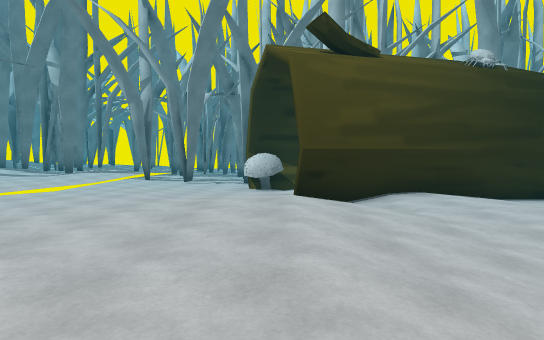
View 1 (above)

24 first-person views from a walk through a Unity game level. The camera is 1.4 m above the floor, tilts 2° down and sees 75° across. The floor is counted in squares, 2 m on a side. Each view is taken from the middle of a square. On the plan, view 1 faces up. The plan holds only what a view shows up to about 11 squares ahead; the rest is blank. The place goes on beyond the plan. The player character is not drawn.

View 2
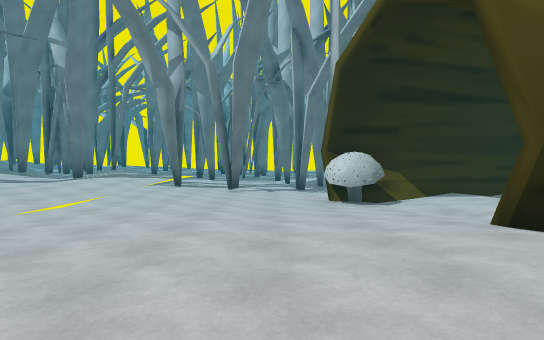

View 3
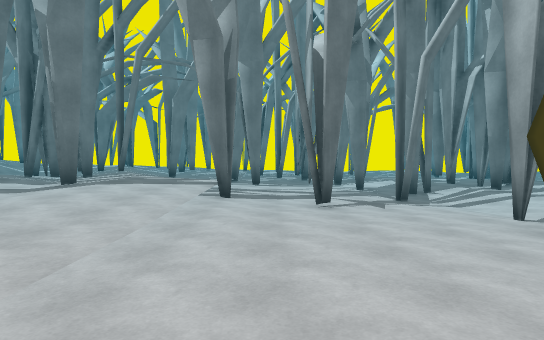

View 4
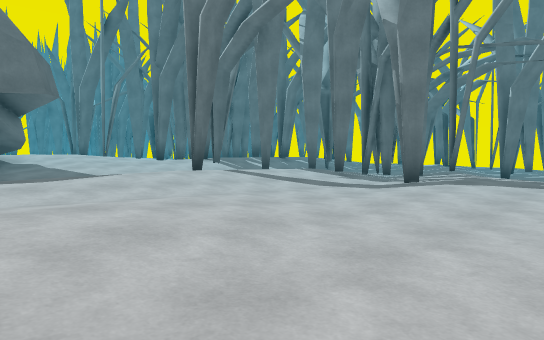

View 5
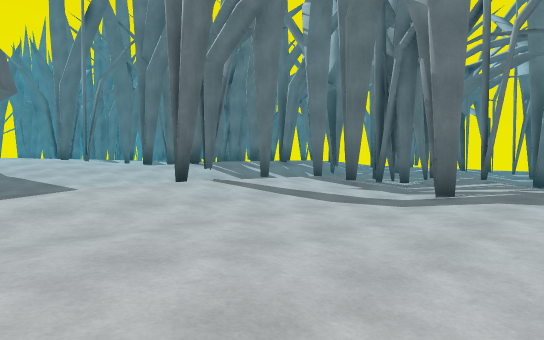

View 6
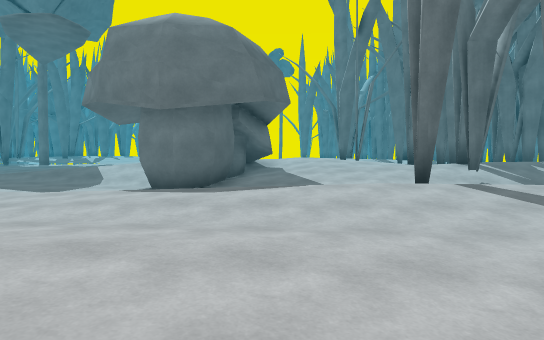

View 7
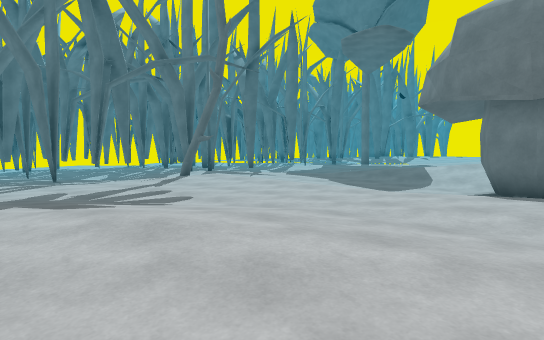

View 8
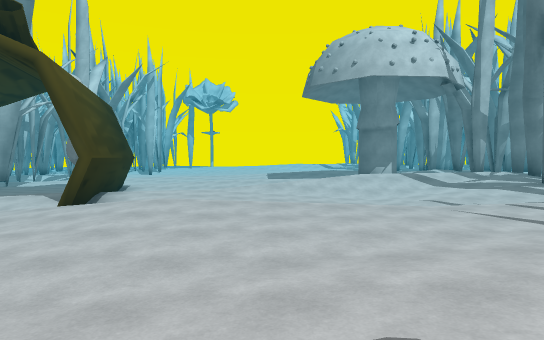

View 9
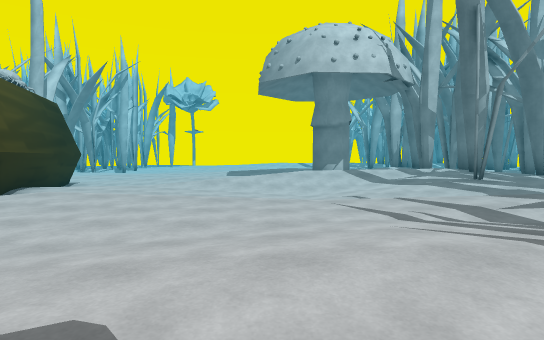

View 10
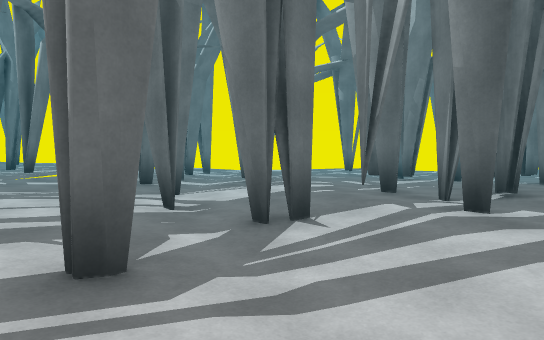

View 11
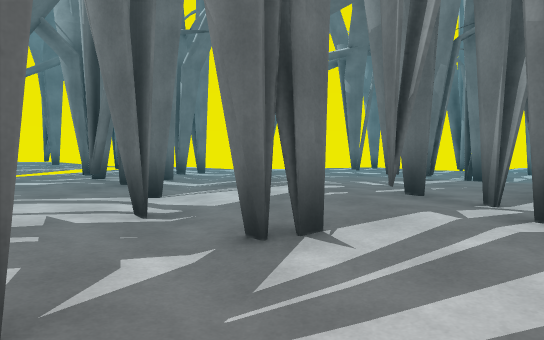

View 12
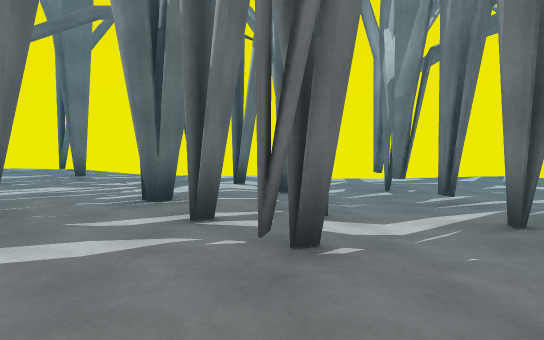

View 13
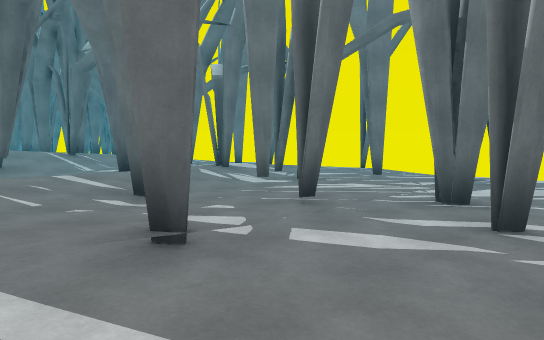

View 14
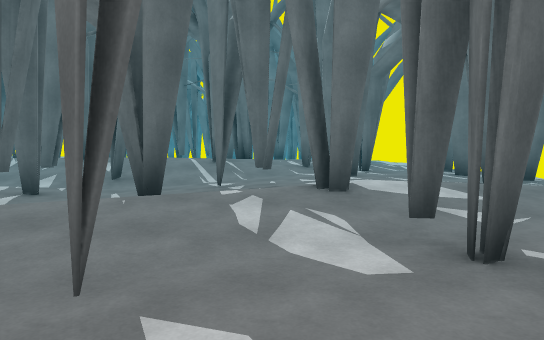

View 15
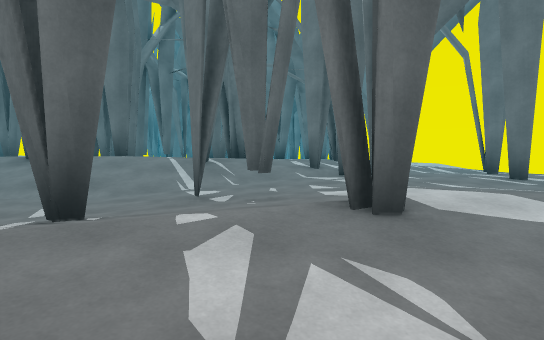

View 16
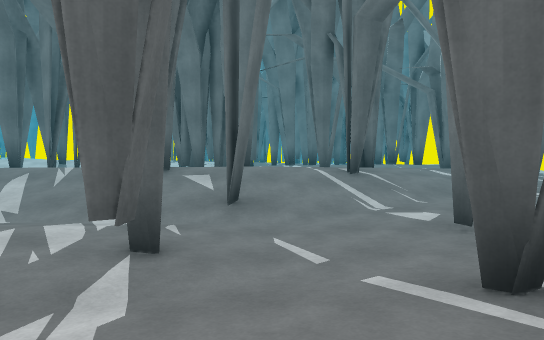

View 17
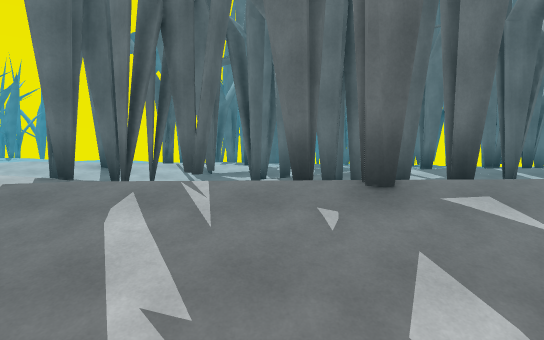

View 18
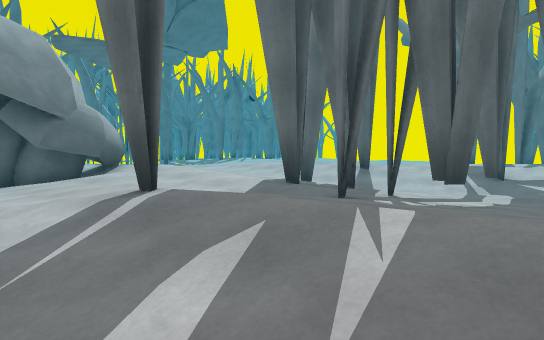

View 19
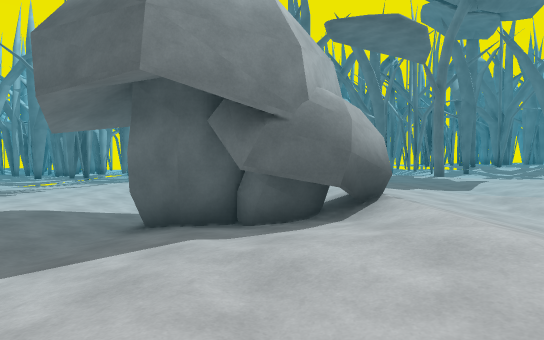

View 20
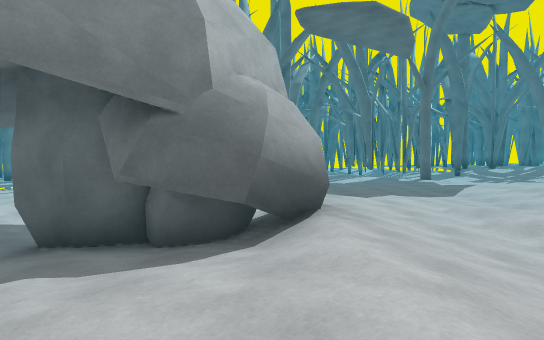

View 21
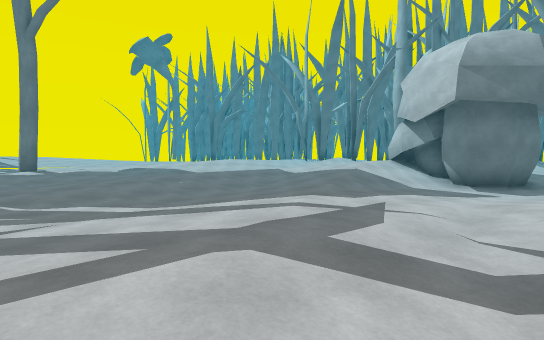

View 22
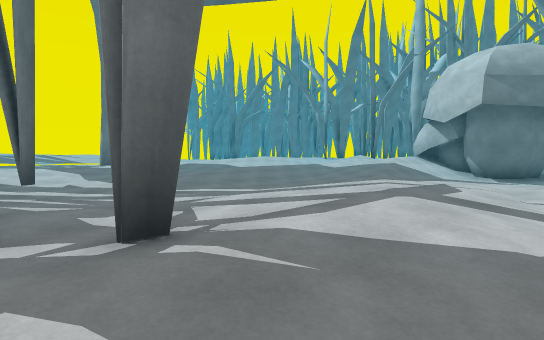

View 23
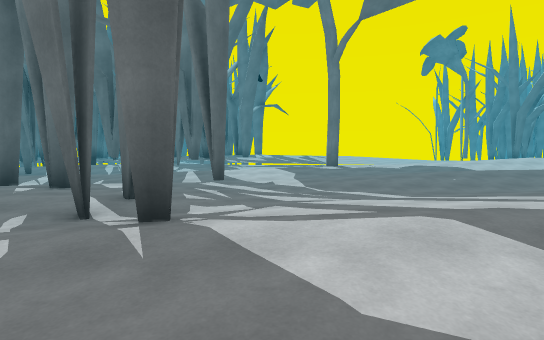

View 24
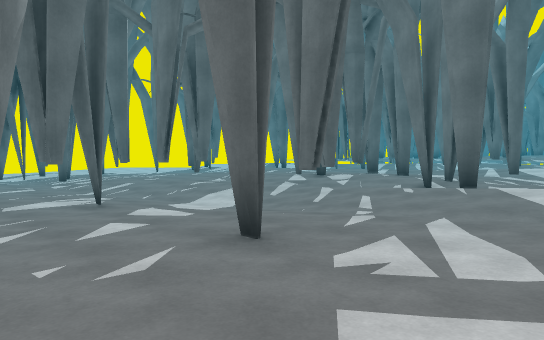

### Floor plan
Key: @ floor where view 1 was taken; # wall or solid block; x gap in a wall; . main floor; : floor 0.25 m higher than the main floor; - floor 0.25 m lower than the main floor; + floor 0.5 m higher than the main floor; _ floor 0.5 m lower than the main floor; * floor 0.75 m higher than the main floor; < floor 0.75 m lower than the main floor; % floor 1 m higher than the main floor; ( floor 1 m lower than the main floor; ! floor 1.25 m lower than the main floor; / step, stairs or slope; O other object.
Columns run from 22 left of view 1 to 6 right of it. Each row starts with its distance up from view 1.
 29     :.:     --___    <<<<<<
 28     ::#.... -#___<_  <<<<<<
 27     +:::..#.---__ _< <#<<<<
 26       x#....-_-#_<_< <<<<(
 25      +:##.:.-____<_#((<<<(
 24 *+   *#:...#-#___<_<((<<<
 23 #+   *+...#..____<#<((<<<<
 22 #+   #//-#-..-_#_<#<((x<<<
 21 #+    %/---#.-__#<<<((#<<#<
 20       *//__--.#__<<#(<<<<<<<
 19  +# # #+#-##-.-__<<<#(<<####
 18  +  # *#.#---..-_/<<(#<<##_
 17 x##  +#*.-..#x.  /<<((#x#<_
 16 .:::++**. #.--.. /<#((((#<
 15 ...:#+**.  :#-.../<<<#!(<
 14 /..+#+ #.# :.-#..#<<<(!((
 13 /..+***+:  :.--../<#<<((
 12 #/# **++:  :.----/<<<<#####
 11 %/. %%++:.#:.----__<<<##_
 10 %*:+%*++.. :..---___<<O<_
  9  %++*##:.. :...--/______-
  8  *++*###.-.:....-/_____<- ###
  7   ++*####-.:..:.-/_-_--###_<
  6   ++*//##-....::.__-----_-_
  5 ::++*//__-....::. ---..-___
  4 ::+:+*/---.....:. ----.-___-
  3 ::+::+/---.:......----.-_<_-
  2 ::::.::.-..:.... ..----_<<</
  1 ::::......:::..--...---_ <</
  0 ::::.-.:..::...- .:.--@  ((/
 -1 :.::.-....# ..--  ..---_<<<_
 -2 :....-..:./ .---   .----<___
 -3 :....--.:.------     -. __--
 -4 ::.----...--____        __-.
 -5 ::.--#--#.-_____        _-#:
 -6 :.-...#---_#_#__         -.
 -7 ..  ...---#<____
 -8  .- .#..-_<<<__
 -9  --  #..-_<<<#_
-10  .-    .-_<#<<_

Where each view was taken, in squares from view 1:
view 1: 0 up, 0 right, facing up
view 2: 3 up, 2 left, facing up
view 3: 7 up, 4 left, facing up
view 4: 7 up, 5 left, facing up-left
view 5: 8 up, 6 left, facing up-left
view 6: 9 up, 6 left, facing left
view 7: 8 up, 6 left, facing down-left
view 8: 3 up, 6 left, facing right
view 9: 1 up, 6 left, facing right
view 10: 13 up, 0 right, facing up
view 11: 14 up, 0 right, facing up
view 12: 18 up, 3 left, facing up
view 13: 18 up, 3 left, facing up-left
view 14: 23 up, 6 left, facing left
view 15: 23 up, 8 left, facing left
view 16: 20 up, 9 left, facing left
view 17: 17 up, 12 left, facing left
view 18: 17 up, 14 left, facing down-left
view 19: 13 up, 16 left, facing down
view 20: 12 up, 17 left, facing down
view 21: 4 down, 12 left, facing up-left
view 22: 6 down, 12 left, facing up-left
view 23: 4 down, 11 left, facing left
view 24: 3 down, 7 left, facing down-left
